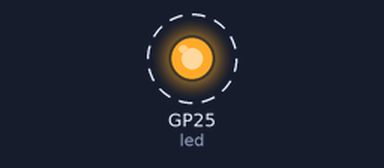
Recording of a program running on a simulated Raspberry Pi Pico running MicroPython. Shown: output pins drawn as LEDs (lit = HIGH). Dashed ring = blinking.

Above: at 0.5 s.
Timing chart, 0 to 4.6 s (numbered marks = the images above):
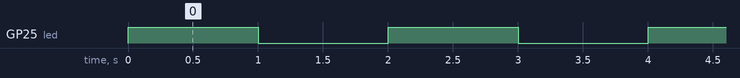

The program:

main.py
```python
from machine import Pin
import time

#define the onboard LED
led = machine.Pin(25, Pin.OUT)

#forever loop
while True:
    led.toggle() #toggle the value of the led
    time.sleep(1) #wait 1 sec
    #repeat
```

Measured:
- by itself, GP25 (led): alternates HIGH for 1.0 s and LOW for 1.0 s
